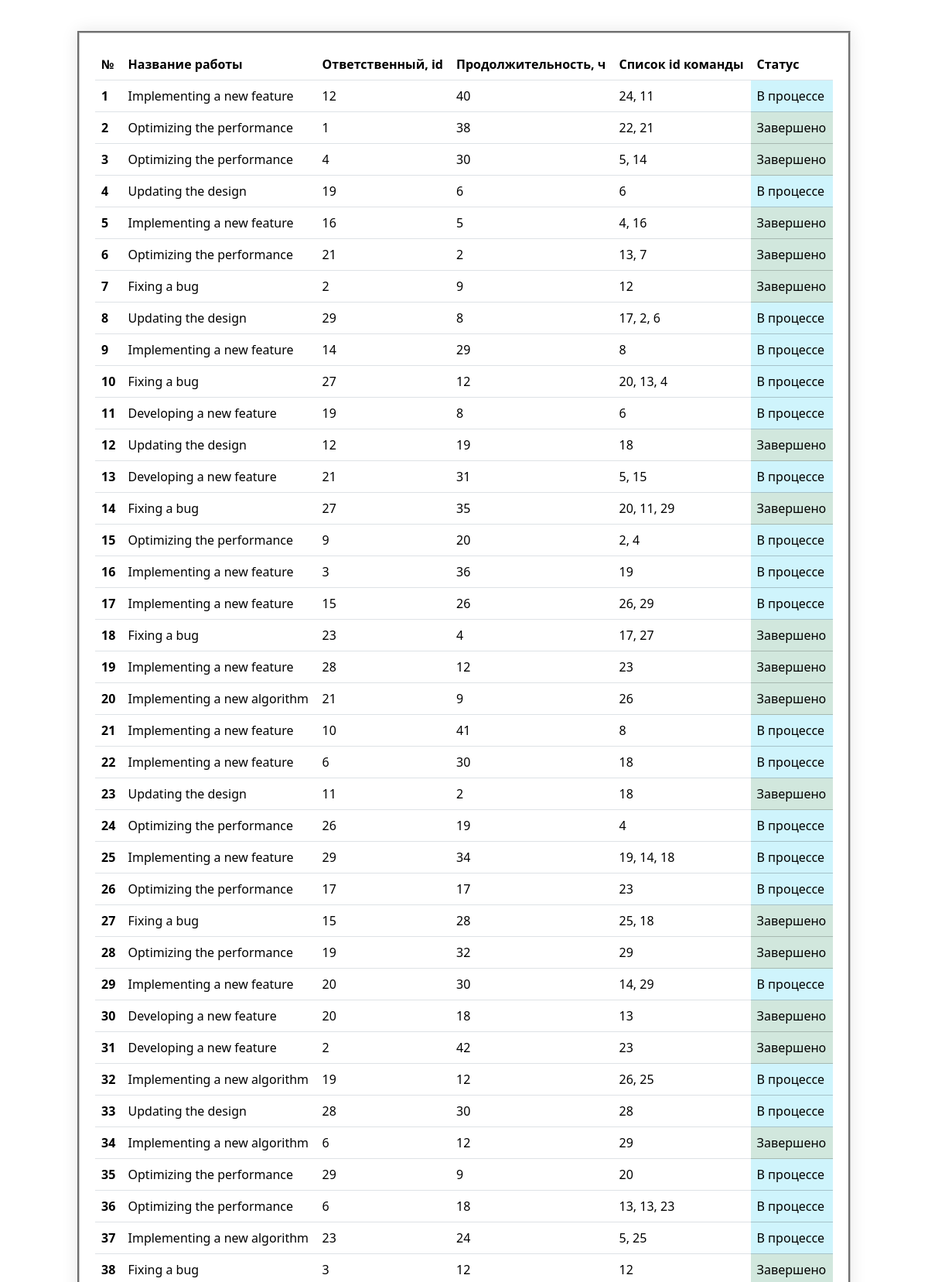
The page / (upper part) on the database its author committed.
### app/data/__all_models.py (models this page shows, shortened)
class Jobs(SqlAlchemyBase):
    __tablename__ = 'jobs'
    id = sa.Column(
        sa.Integer,
        primary_key=True,
        autoincrement=True,
    )
    team_leader = sa.Column(sa.Integer, sa.ForeignKey('users.id'))
    job = sa.Column(sa.String)
    work_size = sa.Column(sa.Integer)
    collaborators = sa.Column(sa.String)
    start_date = sa.Column(sa.DateTime)
    end_date = sa.Column(sa.DateTime)
    is_finished = sa.Column(sa.Boolean)

### app/handlers.py (the view)
@main_blueprint.route('/')
def get_jobs():
    session = db_session.create_session()
    jobs = session.query(Jobs).all()
    return render_template('jobs.html', jobs=jobs)

### app/data/db_session.py (called while the page is built)
def create_session() -> Session:
    global __factory
    return __factory()

### app/templates/jobs.html (shortened to what this page needs)
{% include 'base.html' %}
{% block body %}
  <div class='wrapper'>
    {% include 'table-jobs.html' %}
  </div>
{% endblock %}

### app/templates/base.html (shortened to what this page needs)
<!DOCTYPE html>
<html lang="en">
<head>
    <link href="https://cdn.jsdelivr.net/npm/bootstrap@5.3.3/dist/css/bootstrap.min.css" rel="stylesheet">
    <link rel="stylesheet" href="/static/css/styles.css">
</head>
<body>
</body>
</html>

### app/templates/table-jobs.html
<table class="table">
    <thead>
      <tr>
        <th scope="col">№</th>
        <th scope="col">Название работы</th>
        <th scope="col">Ответственный, id</th>
        <th scope="col">Продолжительность, ч</th>
        <th scope="col">Список id команды</th>
        <th scope="col">Статус</th>
      </tr>
    </thead>
    <tbody>
      {% for job in jobs %}
        <tr>
          <th scope="row">{{ loop.index }}</th>
          <td>{{ job.job }}</td>
          <td>{{ job.team_leader }}</td>
          <td>{{ job.work_size }}</td>
          <td>{{ job.collaborators }}</td>
          {% if job.is_finished %}
            <td class="table-success">
              Завершено
            </td>
          {% else %}
            <td class="table-info">
              В процессе
            </td>
          {% endif %}
        </tr>
      {% endfor %}
    </tbody>
  </table>

### app/static/css/styles.css (style rules this page uses)
.wrapper { margin-block: 40px; max-width: 1000px; margin-inline: auto; border-width: 3px; border-style: groove; border-color: #c3c3c3; padding: 20px; box-shadow: 0 0 20px rgba(0, 0, 0, 0.1); }

### rows shown on the page
Jobs: job "Implementing a new feature", team_leader "12", work_size "40", collaborators "24, 11", is_finished "В процессе"
Jobs: job "Optimizing the performance", team_leader "1", work_size "38", collaborators "22, 21", is_finished "Завершено"
Jobs: job "Optimizing the performance", team_leader "4", work_size "30", collaborators "5, 14", is_finished "Завершено"
Jobs: job "Updating the design", team_leader "19", work_size "6", collaborators "6", is_finished "В процессе"
Jobs: job "Implementing a new feature", team_leader "16", work_size "5", collaborators "4, 16", is_finished "Завершено"
Jobs: job "Optimizing the performance", team_leader "21", work_size "2", collaborators "13, 7", is_finished "Завершено"
Jobs: job "Fixing a bug", team_leader "2", work_size "9", collaborators "12", is_finished "Завершено"
Jobs: job "Updating the design", team_leader "29", work_size "8", collaborators "17, 2, 6", is_finished "В процессе"
Jobs: job "Implementing a new feature", team_leader "14", work_size "29", collaborators "8", is_finished "В процессе"
Jobs: job "Fixing a bug", team_leader "27", work_size "12", collaborators "20, 13, 4", is_finished "В процессе"
Jobs: job "Developing a new feature", team_leader "19", work_size "8", collaborators "6", is_finished "В процессе"
Jobs: job "Updating the design", team_leader "12", work_size "19", collaborators "18", is_finished "Завершено"
Jobs: job "Developing a new feature", team_leader "21", work_size "31", collaborators "5, 15", is_finished "В процессе"
Jobs: job "Fixing a bug", team_leader "27", work_size "35", collaborators "20, 11, 29", is_finished "Завершено"
Jobs: job "Optimizing the performance", team_leader "9", work_size "20", collaborators "2, 4", is_finished "В процессе"
Jobs: job "Implementing a new feature", team_leader "3", work_size "36", collaborators "19", is_finished "В процессе"
Jobs: job "Implementing a new feature", team_leader "15", work_size "26", collaborators "26, 29", is_finished "В процессе"
Jobs: job "Fixing a bug", team_leader "23", work_size "4", collaborators "17, 27", is_finished "Завершено"
Jobs: job "Implementing a new feature", team_leader "28", work_size "12", collaborators "23", is_finished "Завершено"
Jobs: job "Implementing a new algorithm", team_leader "21", work_size "9", collaborators "26", is_finished "Завершено"
Jobs: job "Implementing a new feature", team_leader "10", work_size "41", collaborators "8", is_finished "В процессе"
Jobs: job "Implementing a new feature", team_leader "6", work_size "30", collaborators "18", is_finished "В процессе"
Jobs: job "Updating the design", team_leader "11", work_size "2", collaborators "18", is_finished "Завершено"
Jobs: job "Optimizing the performance", team_leader "26", work_size "19", collaborators "4", is_finished "В процессе"
Jobs: job "Implementing a new feature", team_leader "29", work_size "34", collaborators "19, 14, 18", is_finished "В процессе"
Jobs: job "Optimizing the performance", team_leader "17", work_size "17", collaborators "23", is_finished "В процессе"
Jobs: job "Fixing a bug", team_leader "15", work_size "28", collaborators "25, 18", is_finished "Завершено"
Jobs: job "Optimizing the performance", team_leader "19", work_size "32", collaborators "29", is_finished "Завершено"
Jobs: job "Implementing a new feature", team_leader "20", work_size "30", collaborators "14, 29", is_finished "В процессе"
Jobs: job "Developing a new feature", team_leader "20", work_size "18", collaborators "13", is_finished "Завершено"
Jobs: job "Developing a new feature", team_leader "2", work_size "42", collaborators "23", is_finished "Завершено"
Jobs: job "Implementing a new algorithm", team_leader "19", work_size "12", collaborators "26, 25", is_finished "В процессе"
Jobs: job "Updating the design", team_leader "28", work_size "30", collaborators "28", is_finished "В процессе"
Jobs: job "Implementing a new algorithm", team_leader "6", work_size "12", collaborators "29", is_finished "Завершено"
Jobs: job "Optimizing the performance", team_leader "29", work_size "9", collaborators "20", is_finished "В процессе"
Jobs: job "Optimizing the performance", team_leader "6", work_size "18", collaborators "13, 13, 23", is_finished "В процессе"
Jobs: job "Implementing a new algorithm", team_leader "23", work_size "24", collaborators "5, 25", is_finished "В процессе"
Jobs: job "Fixing a bug", team_leader "3", work_size "12", collaborators "12", is_finished "Завершено"
